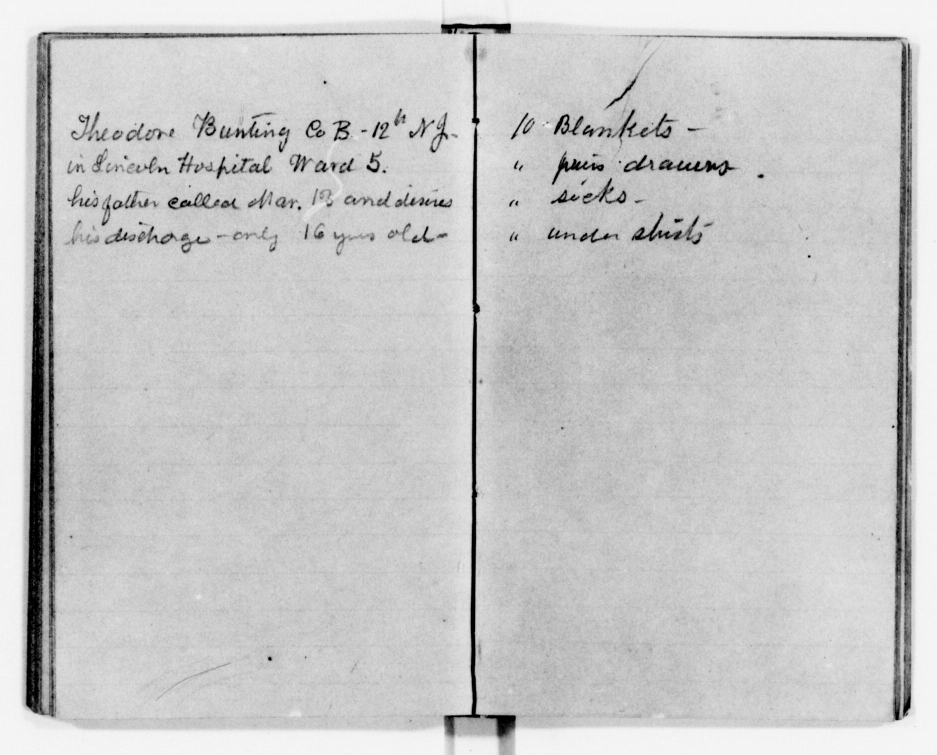
#> input picture library_handwriting/images/01.jpg, 1874 x 1510 px (shown at 1/2 size); its folder holds 4 pictures in this run
$ python make_crops.py
#> lines starting #> are read from the running program, lines starting #| are printed output that depends on the picture
#!/usr/bin/env python3
"""Recreate exact evidence crops; no enhancement, retouching or generative step."""
from pathlib import Path
from PIL import Image
ROOT=Path(__file__).resolve().parents[1]
CROPS=[('01',(70,170,890,520),'01-detail'),
       ('03',(830,1110,1680,1360),'03-arago-detail'),
       ('03',(100,530,840,720),'03-name-detail'),
       ('02',(80,1540,900,1640),'02-address-detail')]
for sid,box,name in CROPS:
    with Image.open(ROOT/'images'/f'{sid}.jpg') as image:
#> image is the input picture: PIL image 1874x1510 L; min 0, max 251, mean 199.5
        image.crop(box).save(ROOT/'images'/f'{name}.jpg',quality=95)
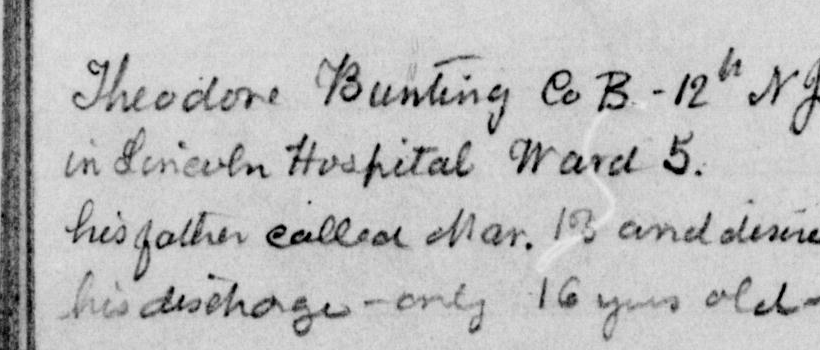
#> saved as 01-detail.jpg: PIL image 820x350 L; min 0, max 232, mean 188.4
    print(name,box)
